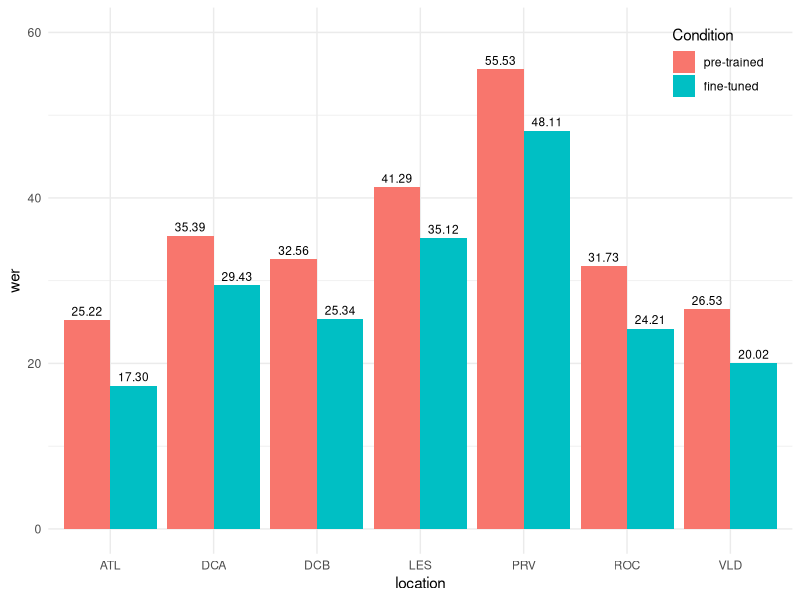
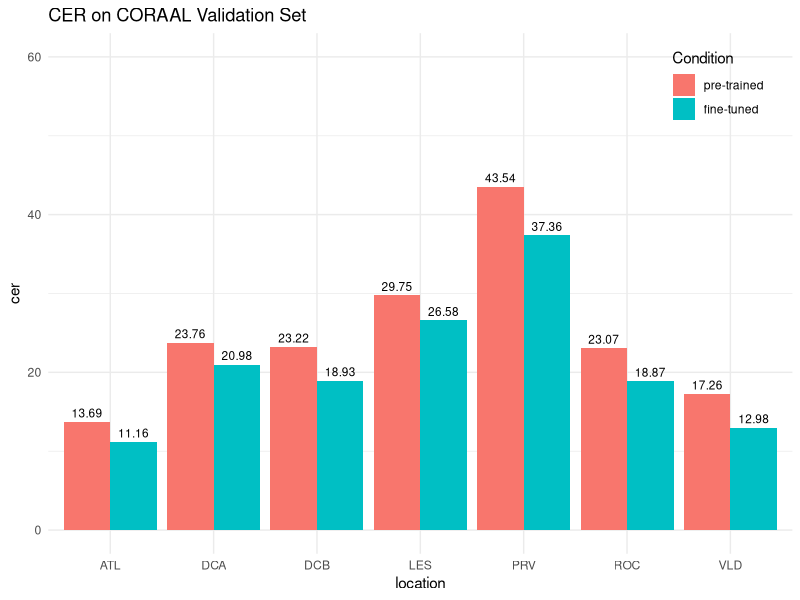
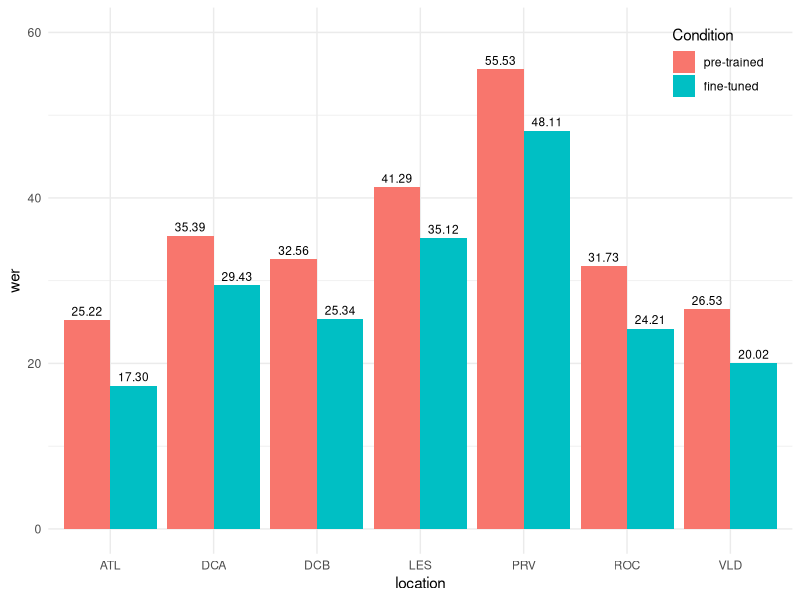
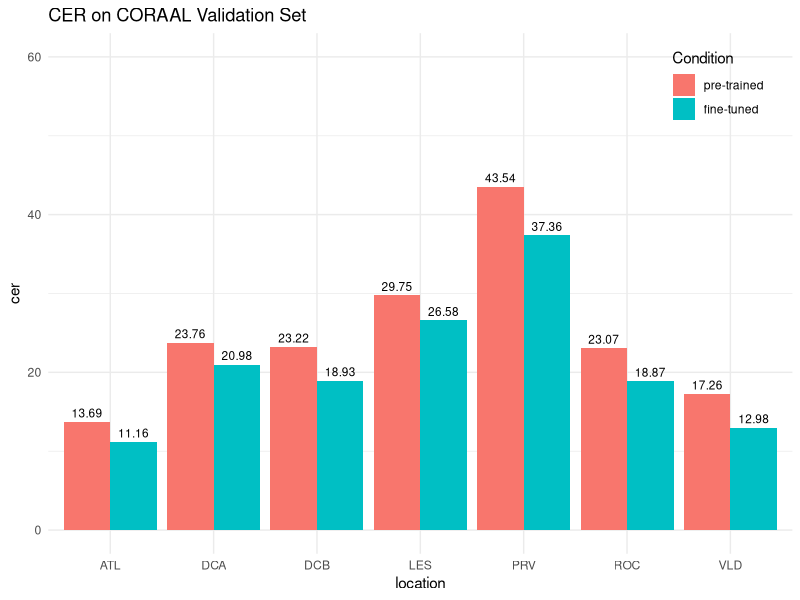

Recreate these plots in R, in order.
library(ggplot2)
library(viridis)
library(tidyverse)
locs <- c("ATL", "DCA", "DCB", "LES", "PRV", "ROC", "VLD")
# pre-trained, fine-tuned
large_wer <- c(25.22, 35.39, 32.56, 41.29, 55.53, 31.73, 26.53,
               17.30, 29.43, 25.34, 35.12, 48.11, 24.21, 20.02)
large_cer <- c(13.69, 23.76, 23.22, 29.75, 43.54, 23.07, 17.26,
               11.16, 20.98, 18.93, 26.58, 37.36, 18.87, 12.98)
wilcox.test(large_wer[1:7], large_wer[8:14], paired = TRUE, alternative = "greater")
whisper_large_wer <- data.frame(
    location=rep(locs, 2),
    wer=large_wer,
    condition = factor(rep(c("pre-trained", "fine-tuned"), each = 7), levels = c("pre-trained", "fine-tuned")))
whisper_large_cer <- data.frame(
    location=rep(locs, 2),
    cer=large_cer,
    condition = factor(rep(c("pre-trained", "fine-tuned"), each = 7), levels = c("pre-trained", "fine-tuned")))

whisper_large_wer_plot <- ggplot(
    whisper_large_wer, aes(fill=condition, y=wer, x=location)) +
    geom_bar(position="dodge", stat="identity") + 
    geom_text(
        aes(label = sprintf("%.2f", wer)),
        position = position_dodge(width = 0.9),
        vjust = -0.5,
        size = 3) +
    labs(fill = "Condition") +
    # ggtitle("WER on CORAAL Validation Set") +
    theme_minimal() +
    ylim(0, 60) +
    theme(legend.position = c(0.90, 0.90))
whisper_large_cer_plot <- ggplot(
    whisper_large_cer, aes(fill=condition, y=cer, x=location)) +
    geom_bar(position="dodge", stat="identity") + 
    geom_text(
        aes(label = sprintf("%.2f", cer)),
        position = position_dodge(width = 0.9),
        vjust = -0.5,
        size = 3) +
    labs(fill = "Condition") +
    ggtitle("CER on CORAAL Validation Set") +
    ylim(0, 60) +
    theme_minimal() +
    theme(legend.position = c(0.90, 0.90))
whisper_large_wer_plot
whisper_large_cer_plot
ggsave("whisper_large_wer_plot.png", whisper_large_wer_plot, dpi = 300)
ggsave("whisper_large_cer_plot.png", whisper_large_cer_plot, dpi = 300)
